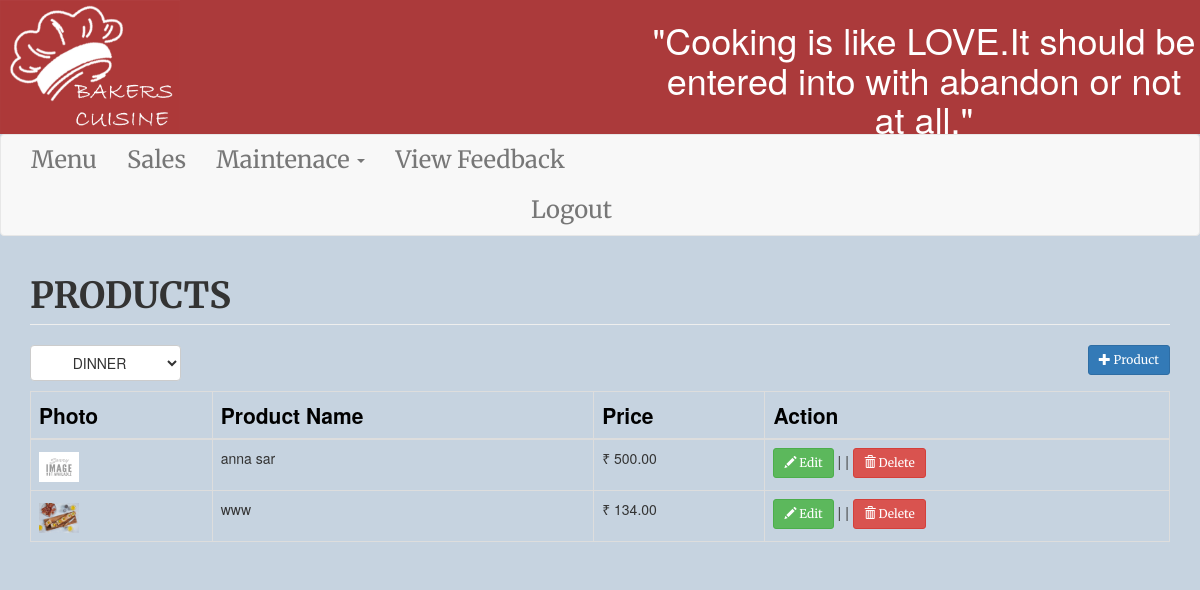
/product.php?category=6 (signed in), run on the app's committed database.
### tables this page shows
CREATE TABLE `product` (
  `productid` int(11) NOT NULL,
  `categoryid` int(1) NOT NULL,
  `productname` varchar(30) NOT NULL,
  `price` double NOT NULL,
  `photo` varchar(150) NOT NULL
);

### product.php (the view, shortened to what this page needs)
<?php include('header.php');
if(isset($_SESSION['admi'])){ ?>
<body class="ab">
<?php include('navbar.php'); ?>
<div class="container">
	<h1 class="page-header text-left" style="font-family: 'Merriweather', serif;"><b>PRODUCTS</b></h1>
	<div class="row">
		<div class="col-md-12">
			<select id="catList" class="btn btn-default">
			<?php
				$sql="select * from category";
				$catquery=$conn->query($sql);
				while($catrow=$catquery->fetch_array()){
					$catid = isset($_GET['category']) ? $_GET['category'] : 0;
					$selected = ($catid == $catrow['categoryid']) ? " selected" : "";
					echo "<option$selected value=".$catrow['categoryid'].">".$catrow['catname']."</option>";
				}
			?>
			</select>
			<a href="#addproduct" data-toggle="modal" class="pull-right btn btn-primary btn-sm"><span class="glyphicon glyphicon-plus"></span> Product</a>
		</div>
	</div>
	<div style="margin-top:10px;">
		<table class="table table-bordered table-hover">
			<thead>
				<th>Photo</th>
				<th>Product Name</th>
				<th>Price</th>
				<th>Action</th>
			</thead>
			<tbody>
				<?php
					$where = "";
					if(isset($_GET['category']))
					{
						$catid=$_GET['category'];
						$where = " WHERE product.categoryid = $catid";
					}
					$sql="select * from product left join category on category.categoryid=product.categoryid $where order by product.categoryid asc, productname asc";
					$query=$conn->query($sql);
					while($row=$query->fetch_array()){
						?>
						<tr>
							<td ><a href="<?php if(empty($row['photo'])){echo "upload/noimage.jpg";} else{echo $row['photo'];} ?>"><img src="<?php if(empty($row['photo'])){echo "upload/noimage.jpg";} else{echo $row['photo'];} ?>" height="30px" width="40px"></a></td>
							<td><?php echo $row['productname']; ?></td>
							<td>&#8377; <?php echo number_format($row['price'], 2); ?></td>
							<td>
								<a href="#editproduct<?php echo $row['productid']; ?>" data-toggle="modal" class="btn btn-success btn-sm"><span class="glyphicon glyphicon-pencil"></span> Edit</a> | | <a href="#deleteproduct<?php echo $row['productid']; ?>" data-toggle="modal" class="btn btn-danger btn-sm"><span class=" glyphicon glyphicon-trash"></span> Delete</a>
							</td>
						</tr>
						<?php
					}
				?>
			</tbody>
		</table>
	</div>
</div>
</body>
</html>
<?php }
		else
		{
			header("location:start.php");
		}
		?>

### mysss.css (style rules this page uses)
body { color: red; }
.ab { background-color: rgba(67, 112, 153, 0.301); background-repeat: no-repeat; background-size: cover; }
a { font-family:'Merriweather', serif; font-size: 1.7em; }
th { color:black; font-size: 1.5em; }
body { font-family: 'Merriweather', serif; font-size: 5em; }
h1 { text-align: center; font-family: 'Courgette', cursive; font-size: 4rem; }

### header.php (style rules this page uses)
body { position: relative; }

### data on the page
product: productname "anna sar", price "500.00"
product: photo (picture), productname "www", price "134.00"

### other printed values
form field value "DINNER"
